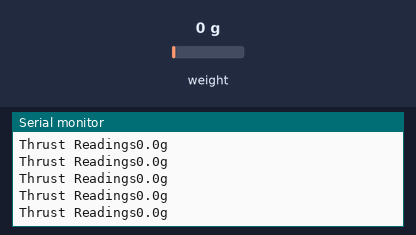
This sketch was run on a simulated Arduino Uno, built with avr-gcc and run on an emulated ATmega328P. On the bench: the last lines printed to the serial monitor. The inputs (shaded band) are chosen by the test bench; at power-on: weight on the scale 0 g.

Above: at 2.2 s.
2.3 s: weight on the scale set to 100 g
At 2.32 s:
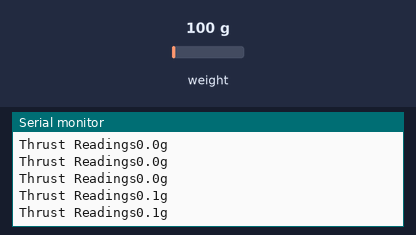
5.3 s: weight on the scale set to 1250 g
At 5.34 s:
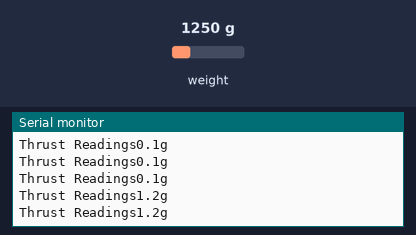
Timing chart, 0 to 8.3 s (numbered marks = the images above; inputs shaded):
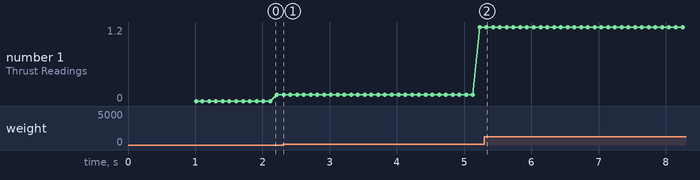

The sketch:

Test_Stand_Data.ino
```cpp
#include <HX711.h>
#define calibration_factor -7050 // this is taken from Test_Stand_Calibration
#define LOADCELL_DOUT_PIN 3
#define LOADCELL_SCK_PIN 2

HX711 scale;

void setup() {
  Serial.begin(9600);
  Serial.println("Thrust Stand Test");

  scale.begin(LOADCELL_DOUT_PIN, LOADCELL_SCK_PIN);
  scale.set_scale(calibration_factor); //remember to change calibration_factor if it is changed in Test_Stand_calibration
  scale.tare();
  Serial.println("Readings:");

}

void loop() {
  Serial.print("Thrust Readings");
  Serial.print(scale.get_units(), 1); //returns a float
  Serial.print("g");// consider to change calibration_factor if using g
  Serial.println();
}
```

Measured:
- after the input at 2.3 s, the serial monitor: prints a new line at once (image 1)
- after the input at 5.3 s, the serial monitor: prints a new line at once (image 2)
- plotted number 1: 0.1 → 1.2 after the input at 2.3 s
